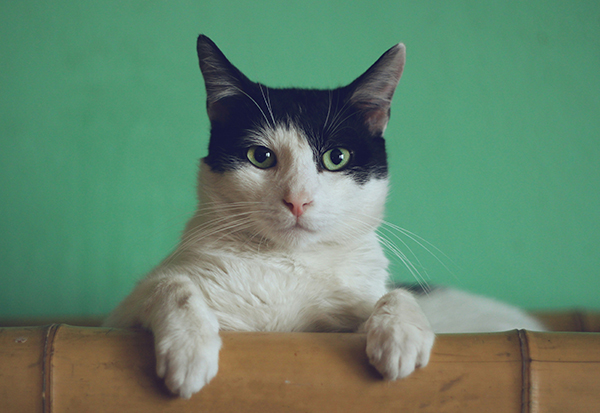
#> input picture images/Cat2.jpg, 600 x 413 px
$ python main.py
#> lines starting #> are read from the running program, lines starting #| are printed output that depends on the picture
import cv2 as cv

img = cv.imread('../images/Cat2.jpg')
#> img is the input picture: shape (413, 600, 3); mean B, G, R 108.4, 133.2, 99.7
cv.imshow('Cat', img)

# [21 lines of commented-out code are left out]
resize = cv.resize(img, (400, 400))
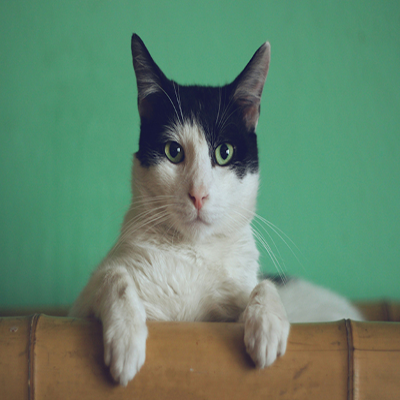
#> resize: shape (400, 400, 3); mean B, G, R 108.3, 133.1, 99.6
cv.imshow('resize', resize)

# Cropping
cropped = img[50:250, 200:400]
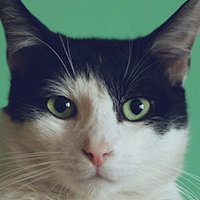
#> cropped: shape (200, 200, 3); mean B, G, R 105.9, 109.6, 95.8
cv.imshow('cropped', cropped)

cv.waitKey(0)
